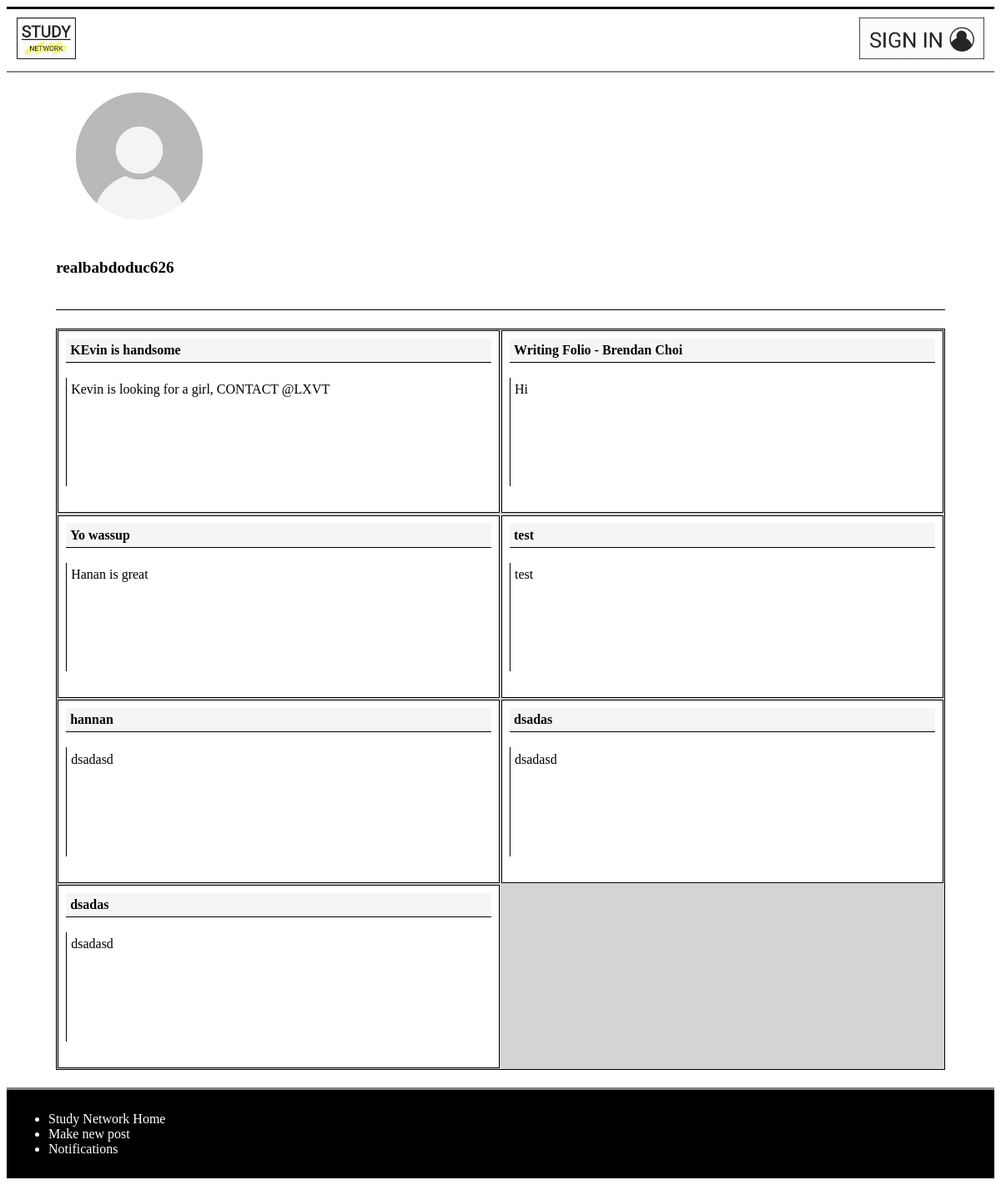
The app's page /profile/6, older data.
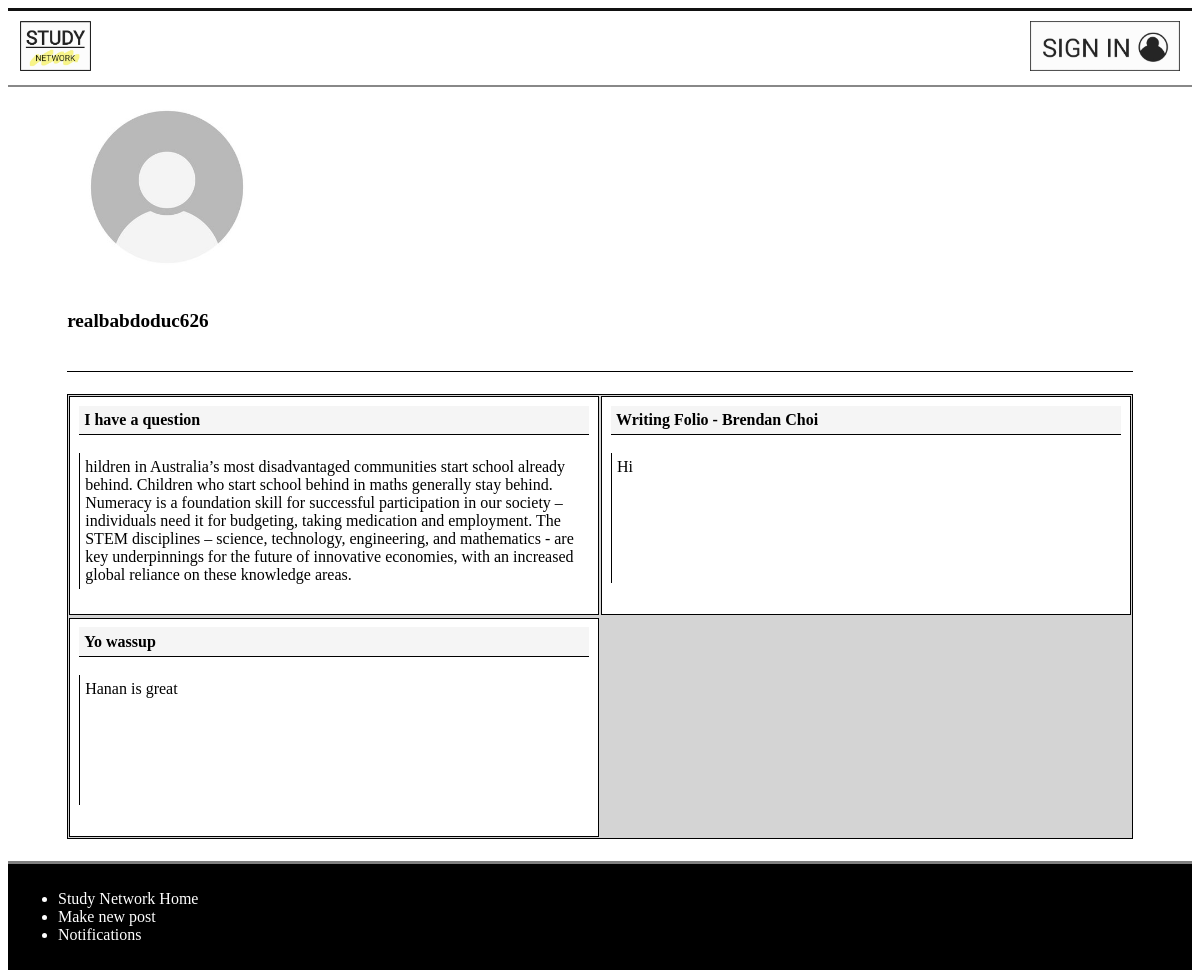
The same page, newer data.
### models.py (models this page shows)
class User(db.Model):
    __tablename__ = 'User'
    id = db.Column(db.Integer, primary_key=True)
    username = db.Column(db.Text)
    email = db.Column(db.Text)
    password = db.Column(db.Text)
    user_post = db.relationship('Post', back_populates='post_user')
    notifications_user = db.relationship('Notification', back_populates='users_notification')
    users = db.relationship('Comment', back_populates='post')

class Post(db.Model):
    __tablename__ = 'Post'
    id = db.Column(db.Integer, primary_key=True)
    title = db.Column(db.Text)
    discussion = db.Column(db.Text)
    date = db.Column(db.Integer)
    comments = db.Column(db.Integer)
    user_id = db.Column(db.Integer, db.ForeignKey('User.id'))
    post_user = db.relationship('User', back_populates='user_post')
    replies_post = db.relationship('Reply', secondary=PostReply, back_populates='posts_reply')
    categories_post = db.relationship('Category', secondary=PostCategory, back_populates='posts_category')
    notifications_post = db.relationship('Notification', back_populates='posts_notification')
    posts = db.relationship('Comment', back_populates='user')

### main.py (the view)
@app.route('/profile/<int:id>')
def profile(id):
    user_info = models.User.query.filter_by(id = id).first_or_404()
    post_info = models.Post.query.filter_by(user_id = id).order_by(desc(models.Post.id)).all()
    if g.logged_in_user:
        logged_in_user_info = models.User.query.filter_by(id = session['logged_in_user']).first_or_404()
        return render_template('profile.html', user=user_info, post=post_info, loginuser=logged_in_user_info)
    else:
        return render_template('profile.html', user=user_info, post=post_info)

### main.py (called while the page is built)
@app.context_processor
def notification_processor():
    if  g.logged_in_user:
        num_notification = models.Notification.query.filter_by(user_id = session['logged_in_user']).all()
        if len(num_notification) > 99:
            return dict(num_notification = '99..') #When the number of notification is too big, it just shows 99+.
        else:
            return dict(num_notification = len(num_notification))
    else:
        return dict(num_notification = 'No one is logged in')

@app.before_request
def before_request():
    g.logged_in_user = None
    if 'logged_in_user' in session:
        g.logged_in_user = session['logged_in_user']

### templates/profile.html (shortened to what this page needs)
{% extends 'layout.html' %}
{% block content %}
<main>
<div class='personal_info'>
<img src='/static/logo/sampleProfile.jpg' alt='profile pic' width='200px' height='200px'>
<p class='username'><strong>{{ user.username }}</strong></p>
</div>
<div class='profile' id='pro'>
{% if post %}
    {% for each_post in post %}
        {% if g.logged_in_user %}
            <p><a href='/delete_post/{{each_post.id}}'><img id=manageProfile src='/static/logo/red X.jpg' alt='click to delete'></a>
                <a class='title' href='/comment/{{each_post.id}}'><strong>{{each_post.title}}</strong></a><br>
            <a class='discussion' href='/comment/{{each_post.id}}'>{{each_post.discussion}}</a></p>
        {% else %}
            <p><a class='title' href='/signin'><strong>{{each_post.title}}</strong></a><br>
            <a class='discussion' href='/signin'>{{each_post.discussion}}</a></p>
        {% endif %}
    {% endfor %}
</div>
{% else %}
    <p>There are no posts to display</p>
{% endif %}
</main>
{% endblock %}

### templates/layout.html (shortened to what this page needs)
<!DOCTYPE html>
<html lang='en'>
    <head>
        <link rel='stylesheet' href='/static/css/style.css'>
    </head>
    <body>
        {% include 'nav.html' %}
        {% block content %}{% endblock %}
        {% include 'footer.html' %}
    </body>
</html>

### templates/nav.html
<nav>
<ul>
    <div class='size_adjust_div'>
    <li><a href='/'><img src='/static/logo/Study_network - Copy.jpg' alt='Study Network Home'></a></li>
    {% if g.logged_in_user %}
        <li style = 'float:right'><a class='logged_in' href='/profile/{{g.logged_in_user}}'><img src='/static//logo/KakaoTalk_20210802_114208981.jpg' alt='profile'></a></li>
        <li><a href='/post'><img src='/static/logo/KakaoTalk_20210729_123828148_01.jpg' alt='Post'></a></li>
        {% if num_notification != 0 %}
            <li style = 'float:right' class='notification'><a href='/notification'><span><img src='/static/logo/notification.jpg' alt='notification'></span><span class='badge'> {{num_notification}} </span></a></li>
        {% else %}
            <li style = 'float:right' class='notification'><a href='/notification'><span><img src='/static/logo/notification.jpg' alt='notification'></a></li>
        {% endif %}
    {% else %}
        <li style = 'float:right'></listyle><a class='logged_in' href='/signin'><img src='/static/logo/KakaoTalk_20210802_113545184.jpg' alt='sign in'></a></li>
    {% endif %}
    </div>
</ul>
</nav>

### templates/footer.html
<footer>
    <ul>
        <div class='size_adjust_div'>
        <li><a href='/'>Study Network Home</a></li>
        <li><a href='/post'>Make new post</a></li>
        <li><a href='/notification'>Notifications</a></li>
        </div>
    </ul>
</footer>

### static/css/style.css (style rules this page uses)
a { text-decoration: none; color: #111; }
body main { display: block; max-width: 90%; margin-left: 5%; }
nav ul { list-style-type: none; margin: 0; padding: 0; overflow: hidden; background-color: white; border-bottom: 2px solid #888; border-top: 3px solid #111; width: 100%; }
nav li:not(.logged_in) { float: left; }
nav li a { display: block; color: black; text-align: center; padding: 10px 12px; text-decoration: none; }
nav li a img { width: 100%; height: 50px; }
footer { list-style-type: none; margin: 0; padding: 10px; overflow: hidden; background-color: black; border-top: 3px solid grey; }
footer ul li { color: white; }
footer ul li a { color: white; }
.title { grid-column: 1; grid-row: 1; margin-right: 2%; border-bottom: rgb(160, 160, 160) solid 3px; }
.discussion { grid-row:2; grid-column: 1; min-height: 100px; margin-right: 2%; padding-left: 1%; padding-top:1%; border-left: rgb(252, 229, 128) solid 3px; }
.profile { display: grid; grid-template-columns: 100%; overflow:auto; grid-row: black; border: 1px solid black; background-color: rgb(212, 212, 212); margin: 2% 0; }
.profile p { height: 200px; padding: 1.6666666666%; border: 1px solid black; overflow:scroll; margin: 0.2%; background-color: white; }
.profile p .title { display: block; background-color: whitesmoke; width: 98%; height: auto; margin:0; padding: 1%; color: black; border-bottom: 1px solid black; }
.profile p .discussion { display: block; padding: 1%; width: 98%; height: auto; color: black; min-height: 120px; border-left: 1px black solid; }
.personal_info { border-bottom: 1px solid black; padding-bottom: 20px; }
.username { font-size: larger; }
@media screen and (min-width: 600px) { .profile { grid-template-columns: 50% 50% } }

Row changes from the older to the newer data that the page shows:
removed Post: title "KEvin is handsome", discussion "Kevin is looking for a girl, CONTACT @LXVT"
removed Post: title "test", discussion "test"
removed Post: title "hannan", discussion "dsadasd"
removed Post: title "dsadas", discussion "dsadasd"
removed Post: title "dsadas", discussion "dsadasd"
added Post: title "I have a question", discussion "hildren in Australia’s most disadvantaged communities start school already behind. Children who start school behind in maths generally stay behind. Numeracy is a foundation skill for successful participation in our society – individuals need it for budgeting, taking medication and employment. The STEM disciplines – science, technology, engineering, and mathematics - are key underpinnings for the future of innovative economies, with an increased global reliance on these knowledge areas."
